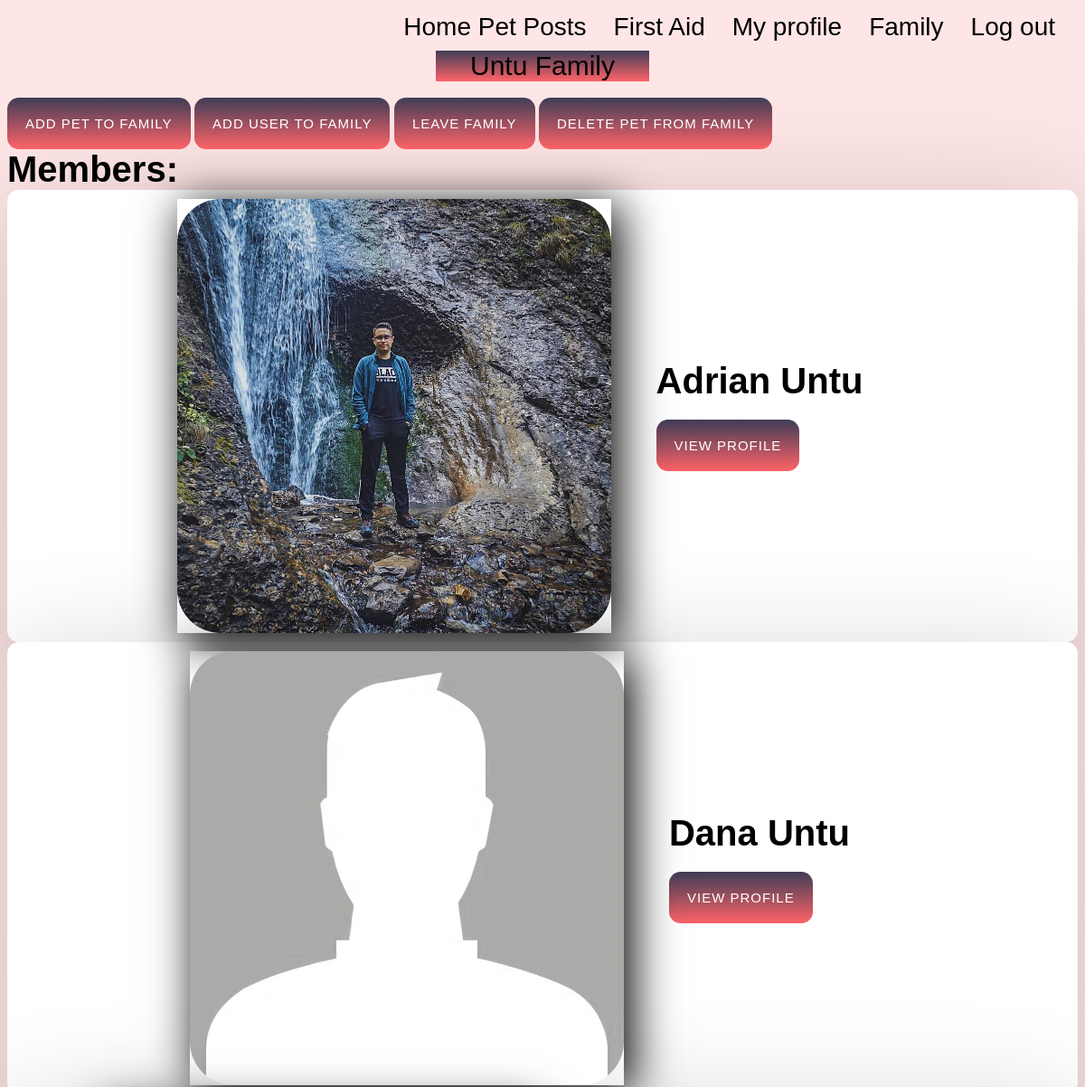
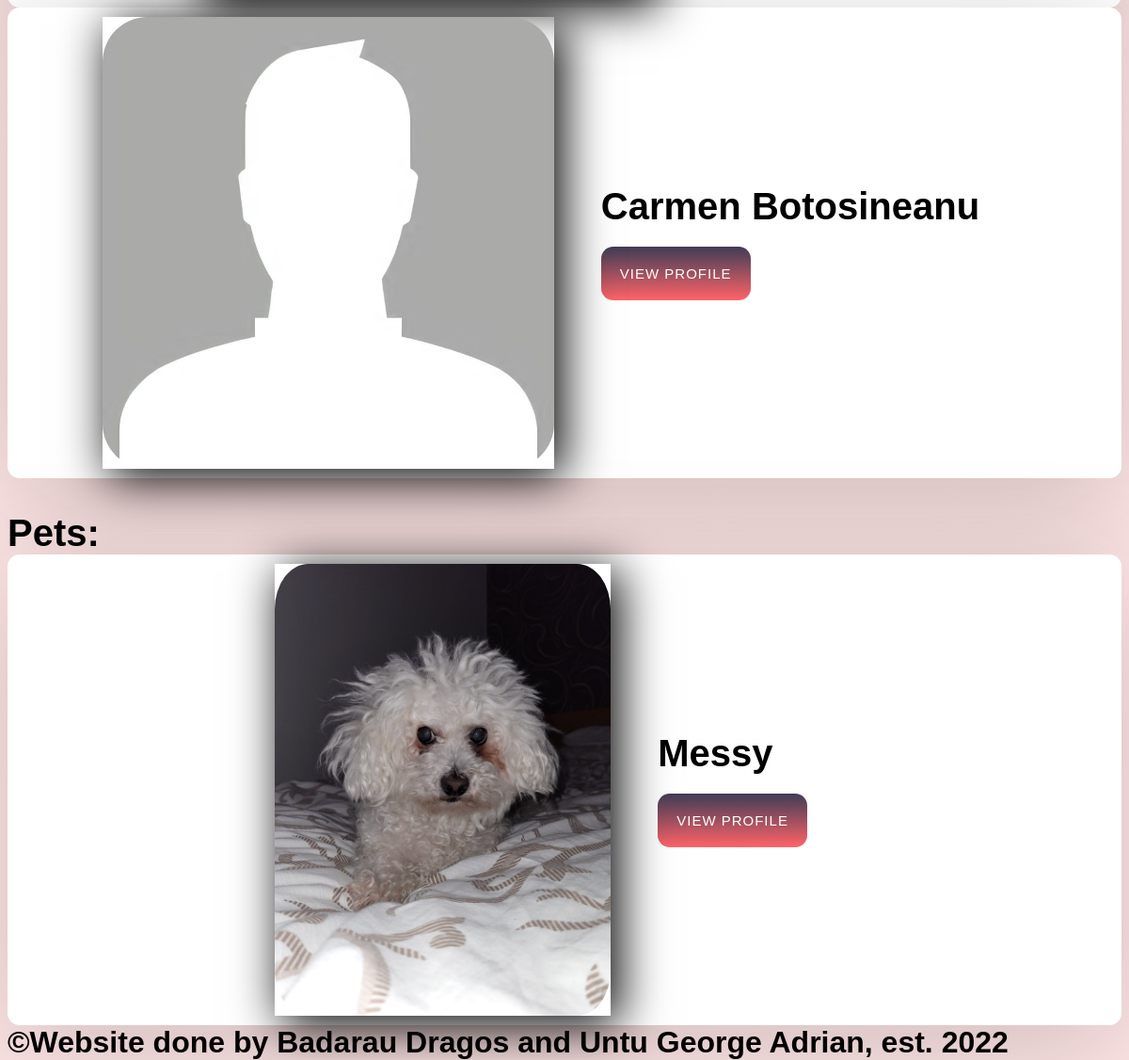
/app/family (signed in), run on the app's committed database (2 pictures, top to bottom).
### tables this page shows
CREATE TABLE `family` (
  `family_id` int NOT NULL,
  `name` varchar(100) NOT NULL
);

CREATE TABLE `user` (
  `user_id` int NOT NULL,
  `firstname` varchar(100) DEFAULT NULL,
  `lastname` varchar(100) DEFAULT NULL,
  `username` varchar(100) NOT NULL,
  `birthday` varchar(100) NOT NULL,
  `email` varchar(100) NOT NULL,
  `password` varchar(100) NOT NULL,
  `profile_picture` varchar(100) DEFAULT NULL,
  `family_id` int DEFAULT NULL
);

CREATE TABLE `pets` (
  `pet_id` int NOT NULL,
  `name` varchar(100) NOT NULL,
  `birthday` varchar(100) NOT NULL,
  `profile_picture_pet` varchar(100) NOT NULL,
  `family_id` int NOT NULL,
  `restrictions` varchar(1000) NOT NULL,
  `monday` varchar(1000) NOT NULL,
  `tuesday` varchar(1000) NOT NULL,
  `wednesday` varchar(1000) NOT NULL,
  `thursday` varchar(1000) NOT NULL,
  `friday` varchar(1000) NOT NULL,
  `saturday` varchar(1000) NOT NULL,
  `sunday` varchar(1000) NOT NULL
);

### app/config/session.php (called while the page is built, shortened)
<?php
require $_SERVER['DOCUMENT_ROOT']."/PEM/PEM_LAST/app/config/database.php";
$id = $_SESSION['user_id'];
$stmt = $pdo->prepare("SELECT * FROM user WHERE user_id = ?");
$stmt->execute(["$id"]);
$results = $stmt->fetchAll();
if (count($results) > 0) { foreach ($results as $r) {
$family_id=htmlspecialchars($r['family_id']);
}
}
?>

### app/scripts/select_family_1.php (called while the page is built, shortened)
<?php
$stmt = $pdo->prepare("SELECT * FROM family where family_id = ? ");
$stmt->execute(["$family_id"]);
$results = $stmt->fetchAll();
?>

### app/scripts/select_family_2.php (called while the page is built, shortened)
<?php
$stmt = $pdo->prepare("SELECT * FROM user where family_id = ?");
$stmt->execute(["$family_id"]);
$results = $stmt->fetchAll();
?>

### app/scripts/select_family_3.php (called while the page is built, shortened)
<?php
$stmt = $pdo->prepare("SELECT * FROM pets where family_id = ?");
$stmt->execute(["$family_id"]);
$results = $stmt->fetchAll();
?>

### app/family.php (the view, shortened to what this page needs)
<?php require $_SERVER['DOCUMENT_ROOT']."/PEM/PEM_LAST/app/config/session.php"; ?>
<!DOCTYPE html>
<html>
  <head>
    <link rel="stylesheet" href="css/family.css" type="text/css" />
  </head>
  <body>
    <div class="header">
      <nav>
        <ul class="nav-links">
            <li><a href="home">Home Pet Posts</a></li>
			<li><a href="firstaid">First Aid</a></li>
          	<li><a href="profile">My profile</a></li>
		  	<li><a href="family">Family</a></li>
          	<li><a href="logout" class="logout">Log out</a></li>
        </ul>
      </nav>
      <?php
      if($family_id!=0){
      require $_SERVER['DOCUMENT_ROOT']."/PEM/PEM_LAST/app/scripts/select_family_1.php";
      if (count($results) > 0) { foreach ($results as $r) {
        ?>
        <section><div class='card'>
        <div class='details'>
        <div class='familyname'><?php echo $r['name']." "?>Family</div><br/>
        <a href='add_pet' class='users__cta'>Add pet to family</a>
        <a href='add_user' class='users__cta'>Add user to family</a>
        <a href='scripts/leave_family' class='users__cta'>Leave family</a>
        <a href='delete_pet' class='users__cta'>Delete pet from family</a>
        </div>
        </div></section>
        <h2>Members:</h2>
        <?php
        }
      }
      require $_SERVER['DOCUMENT_ROOT']."/PEM/PEM_LAST/app/scripts/select_family_2.php";
      if (count($results) > 0) { foreach ($results as $r) {
    ?>
    <article><div class='users'>
    <div class='users__img'>
      <img src="<?php echo $r['profile_picture'];?>" alt='' />
    </div>
    <div class='users__info'>
      <h1 class='users__title'><?php echo $r["firstname"]." ".$r["lastname"];?></h1>
      <a href='other_profile?id=<?php echo $r['user_id'];?>' class='users__cta'
        >View profile</a
      >
    </div>
  </div></article>
  <?php
  }
?>
<br/><br/>
<h2>Pets:</h2>
<?php
require $_SERVER['DOCUMENT_ROOT']."/PEM/PEM_LAST/app/scripts/select_family_3.php";
if (count($results) > 0) { foreach ($results as $r) {
    ?>
    <article><div class='users'>
    <div class='users__img'>
      <img src='<?php echo $r['profile_picture_pet'];?>' alt='' />
    </div>
    <div class='users__info'>
      <h1 class='users__title'><?php echo $r["name"];?></h1>
      <a href='petprofile?id=<?php echo $r['pet_id']?>' class='users__cta'>View profile</a>
    </div>
  </div></article>
  <?php
  }
}
}
}
else echo "<a href='create_family' class='users__cta'>Create family</a>";
?>
<footer>
	<h1>©Website done by Badarau Dragos and Untu George Adrian, est. 2022</h1>
</footer>
</div>
  </body>
</html>

### app/css/family.css (style rules this page uses)
*, *::before, *::after { margin: 0; padding: 0; box-sizing: border-box; }
.header { height: 99vh; width: 100%; padding: 0; position: relative; }
nav { display: flex; align-items: stretch; position: sticky; }
h2 { font-size: 40px; }
html { font-family: "Poppins", sans-serif; }
body { width: 100%; height: 100vh; display: flex; align-items: center; justify-content: center; background-color: rgba(255, 225, 225, 0.827); padding: 0 0.5rem; }
.nav-links { width: 100%; max-width: 2000px; padding: 10px; display: flex; align-items: right; justify-content: right; }
.nav-links li { display: inline-block; justify-content: flex-end; margin: 0 15px; }
.nav-links li a { text-decoration: wavy; color: black; padding: 1px 0; font-size: 30px; position: relative; }
.nav-links li a::after { content: ""; background: rgb(0, 0, 0); width: 0; height: 2px; position: absolute; bottom: 0; left: 0; transition: width 0.5s; }
.users { width: 100%; max-width: 2000px; padding: 10px; display: flex; align-items: center; justify-content: center; background-color: white; box-shadow: 0 1.4rem 8rem rgba(0, 0, 0, 0.2); border-radius: 0.8rem; }
.users__img { min-width: 20rem; max-width: 50rem; height: 30rem; transform: translateX(-50px); position: relative; }
.users__img img { width: 100%; height: 100%; object-fit: cover; display: block; border-radius: 10%; }
.users__img:before { content: ""; position: absolute; width: 100%; height: 100%; top: 0; left: 0; background: linear-gradient(to_right, #ff6368, #3f3d56); box-shadow: 0.5rem 0.5rem 3rem 1px; border-radius: 0; }
.users__title { font-size: 40px; margin: 0px 0 20px; color: black; padding: 0px; }
.users__cta { display: inline-flex; padding: 20px 20px; letter-spacing: 1px; text-transform: uppercase; font-size: 15px; color: white; background: linear-gradient(to bottom, #3f3d56 0%, #ff6368 100%); border-radius: 0.8rem; text-decoration: none; }
.logout { border-radius: 30px; color: black; font-size: 30px; padding: 10px 30px; cursor: pointer; }
@media screen and (max-width: 1268px) { .nav-links li a { font-size: 28px; } }
.familyname { text-align: center; margin-left: 40%; margin-right: 40%; font-size: 30px; background: linear-gradient(to bottom, #3f3d56 0%, #ff6368 100%); }

### data on the page
family: name "Untu"
user: profile_picture (picture), firstname "Adrian", lastname "Untu"
user: profile_picture (placeholder picture), firstname "Dana", lastname "Untu"
user: profile_picture (placeholder picture), firstname "Carmen", lastname "Botosineanu"
pets: profile_picture_pet (picture), name "Messy"
